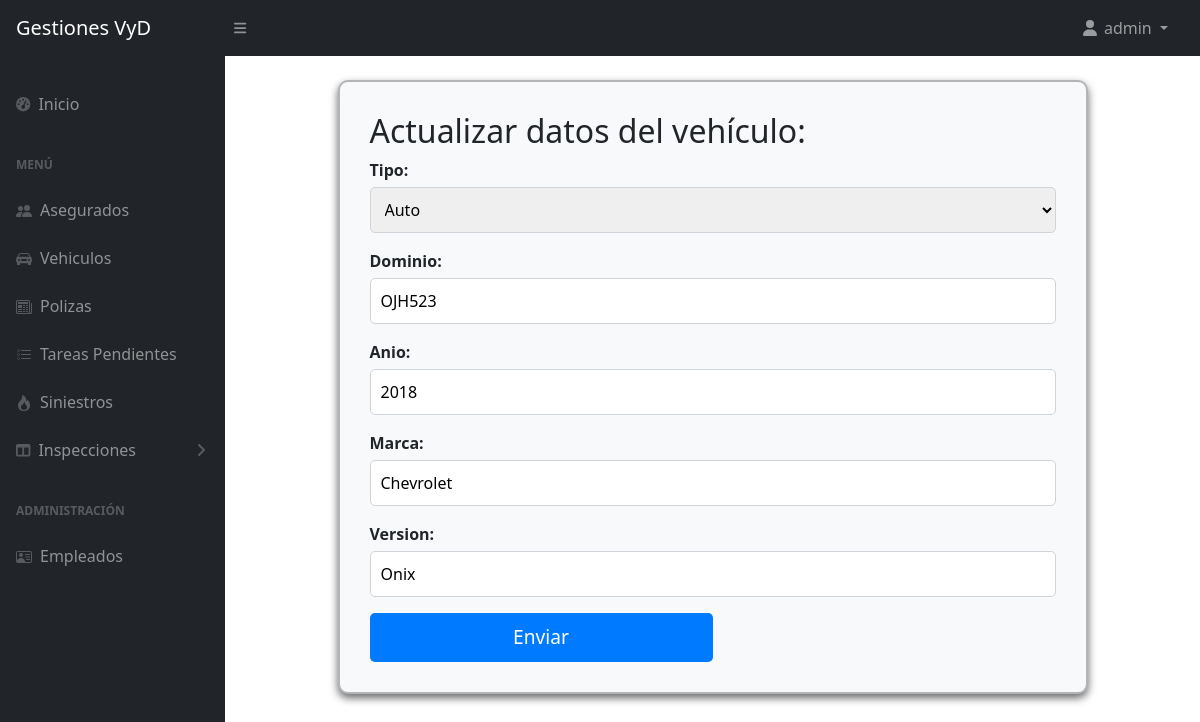
Screenshot of /actualizarVehiculo/1/ (signed in) with the database file from the repository.
### appseguros/models.py (models this page shows, shortened)
class Vehiculo(models.Model):
    TIPO_CHOICES = [
        ('auto', 'Auto'),
        ('moto', 'Moto'),
        ('camion', 'Camión'),
    ]
    tipo = models.CharField(max_length=10, choices=TIPO_CHOICES, default='auto')
    dominio = models.CharField(max_length=7)
    anio = models.IntegerField()
    marca = models.CharField(max_length=30, blank=True, null=True)
    version = models.CharField(max_length=30)

### appseguros/views.py (the view)
# urls.py: path('actualizarVehiculo/<pk>/', VehiculoUpdateView.as_view(), name="actualizarVehiculo"),
class VehiculoUpdateView(LoginRequiredMixin,UpdateView):
    model = Vehiculo
    template_name = "appseguros/vehiculo/actualizarVehiculo.html"
    fields = ["tipo", "dominio", "anio", "marca", "version"]
    success_url = reverse_lazy("listarVehiculos")

### appseguros/templates/appseguros/vehiculo/actualizarVehiculo.html (shortened to what this page needs)
{% extends 'appseguros/base.html' %}
{% load static %}
{% block contenidoQueCambia %}
<div class="container form_actualizar_vehiculo mt-4">
    <h2>Actualizar datos del vehículo: </h2>
    <form action="" method="POST">
        <div class="form-group">
            {{ form.as_p }}
        </div>
        <button type="submit" class="btn btn-primary">Enviar</button>
    </form>
</div>
{% endblock %}

### appseguros/templates/appseguros/base.html (shortened to what this page needs)
{% load static %}
<!DOCTYPE html>
<html lang="es">
    <head>
        <link href="https://cdn.jsdelivr.net/npm/simple-datatables@7.1.2/dist/style.min.css" rel="stylesheet" />
        <link href="{% static 'appseguros/css/styles.css' %}" rel="stylesheet" />
        <link href="{% static 'appseguros/css/styles2.css' %}" rel="stylesheet" />
    </head>
    <body class="sb-nav-fixed">
        <nav class="sb-topnav navbar navbar-expand navbar-dark bg-dark">
            <a class="navbar-brand ps-3" href="{% url 'inicio' %}">Gestiones VyD</a>
            <button class="btn btn-link btn-sm order-1 order-lg-0 me-4 me-lg-0" id="sidebarToggle" href="#!"><i class="fas fa-bars"></i></button>
            <ul class="navbar-nav ms-auto ms-md-0 me-3 me-lg-4 a_la_derecha">
                {% if request.user.is_authenticated %}
                <li class="nav-item dropdown">
                    <a class="nav-link dropdown-toggle" id="navbarDropdown" href="#" role="button" data-bs-toggle="dropdown" aria-expanded="false">
                        <i class="fas fa-user fa-fw"></i> {{ request.user.username }}
                    </a>
                </li>
                {% else %}
                <li class="nav-item">
                    <a class="nav-link" href="{% url 'login' %}">Login</a>
                </li>
                {% endif %}
            </ul>
        </nav>
        <div id="layoutSidenav">
            <div id="layoutSidenav_nav">
                <nav class="sb-sidenav accordion sb-sidenav-dark" id="sidenavAccordion">
                    <div class="sb-sidenav-menu">
                        <div class="nav">
                            <a class="nav-link mt-4" href="{% url 'inicio' %}">
                                <div class="sb-nav-link-icon"><i class="fas fa-tachometer-alt"></i></div>
                                Inicio
                            </a>
                            <div class="sb-sidenav-menu-heading">Menú</div>
                            <a class="nav-link" href="{% url 'listarAsegurados' %}">
                                <div class="sb-nav-link-icon"></div>
                                Asegurados
                            </a>
                            <a class="nav-link" href="{% url 'listarVehiculos' %}">
                                <div class="sb-nav-link-icon"></i></div>
                                Vehiculos
                            </a>
                            <a class="nav-link" href="{% url 'listarPolizas' %}">
                                <div class="sb-nav-link-icon"></div>
                                Polizas
                            </a>
                            <a class="nav-link" href="{% url 'listarTareas' %}">
                                <div class="sb-nav-link-icon"></div>
                                Tareas Pendientes
                            </a>
                            <a class="nav-link" href="{% url 'listarSiniestros' %}">
                                <div class="sb-nav-link-icon"></div>
                                Siniestros
                            </a>
                            <a class="nav-link collapsed" href="#" data-bs-toggle="collapse" data-bs-target="#collapseLayouts" aria-expanded="false" aria-controls="collapseLayouts">
                                <div class="sb-nav-link-icon"><i class="fas fa-columns"></i></div>
                                Inspecciones
                                <div class="sb-sidenav-collapse-arrow"><i class="fas fa-angle-down"></i></div>
                            </a>
                            <div class="sb-sidenav-menu-heading">Administración</div>
                            <a class="nav-link" href="{% url 'listarEmpleados' %}">
                                <div class="sb-nav-link-icon"></div>
                                Empleados
                            </a>
                        </div>
                    </div>
                </nav>
            </div>
            <div id="layoutSidenav_content">
                <main>
                {% block contenidoQueCambia %}
                {% endblock  %}
                </main>
            </div>
        </div>
    </body>
</html>

### appseguros/static/appseguros/css/styles2.css (style rules this page uses)
.a_la_derecha { margin-left: auto!important }
.container.form_actualizar_vehiculo { background-color: #f8f9fa; padding: 30px; border-radius: 10px; box-shadow: 0 4px 8px rgba(0, 0, 0, 0.599); max-width: 750px; margin: 20px auto; border: 2px solid #00000047; }
.container.form_actualizar_vehiculo .form-group { margin-bottom: 15px; }
.container.form_actualizar_vehiculo .form-group label { font-weight: bold; margin-bottom: 5px; }
.container.form_actualizar_vehiculo .form-group input, .container.form_actualizar_vehiculo .form-group select, .container.form_actualizar_vehiculo .form-group textarea { width: 100%; padding: 10px; border: 1px solid #ced4da; border-radius: 5px; font-size: 1em; }
.container.form_actualizar_vehiculo .btn-primary { width: 50%; padding: 10px; font-size: 1.2em; background-color: #007bff; border: none; border-radius: 5px; color: #fff; cursor: pointer; transition: background-color 0.3s ease; }

### rows the page displays
Vehiculo: tipo "Auto", dominio "OJH523", anio "2018", marca "Chevrolet", version "Onix"

### other values shown
{{ request.user.username }} "admin"
